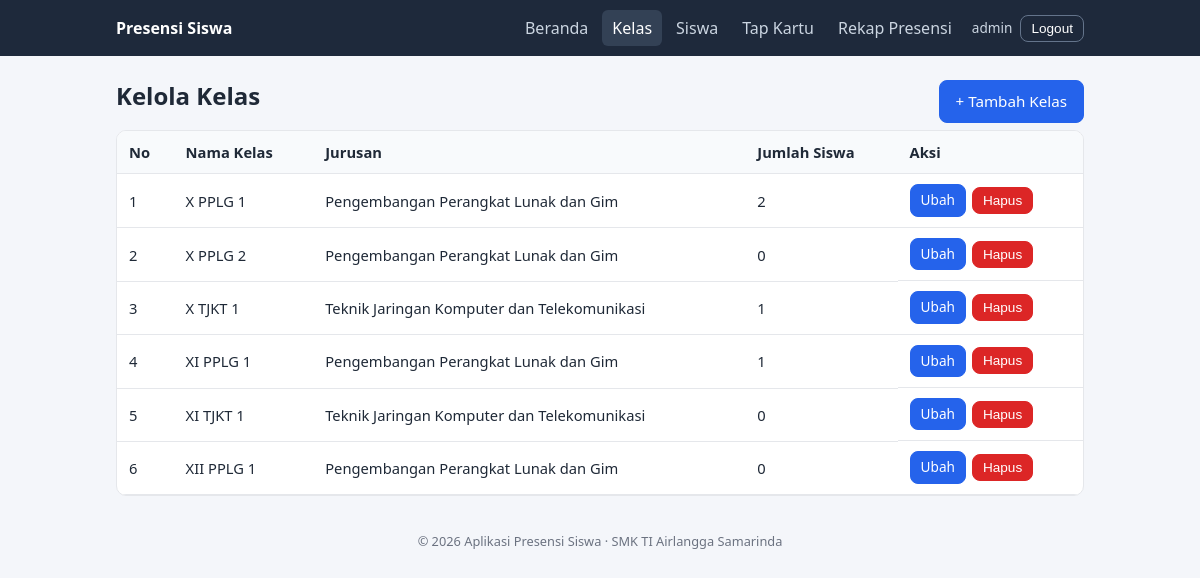
/kelas.php (signed in), run on the app's committed database.
### tables this page shows
CREATE TABLE kelas (
  id_kelas   INT AUTO_INCREMENT PRIMARY KEY,
  nama_kelas VARCHAR(20) NOT NULL UNIQUE,
  jurusan    VARCHAR(50) NOT NULL
);

### includes/bootstrap.php (called while the page is built, shortened)
<?php
spl_autoload_register(function (string $class): void {
    $file = __DIR__ . '/../classes/' . $class . '.php';
});
require_once __DIR__ . '/functions.php';

### config/config.php (called while the page is built)
<?php
return [
    'host' => '127.0.0.1',
    'port' => 3306,
    'name' => 'presensi_siswa',
    'user' => 'root',
    'pass' => '',
];

### classes/Database.php (called while the page is built, shortened)
<?php
class Database
{
    private static ?Database $instance = null;
    private PDO $pdo;
    private function __construct()
    {
        $c = require __DIR__ . '/../config/config.php';
        $dsn = "mysql:host={$c['host']};port={$c['port']};dbname={$c['name']};charset=utf8mb4";
        $this->pdo = new PDO($dsn, $c['user'], $c['pass'], [
            PDO::ATTR_ERRMODE            => PDO::ERRMODE_EXCEPTION,
            PDO::ATTR_DEFAULT_FETCH_MODE => PDO::FETCH_ASSOC,
            PDO::ATTR_EMULATE_PREPARES   => false,
            PDO::MYSQL_ATTR_INIT_COMMAND => "SET time_zone = '+08:00'",
        ]);
    }
    public static function getInstance(): Database
    {
        if (self::$instance === null) {
            try {
                self::$instance = new Database();
            } catch (PDOException $e) {
                http_response_code(500);
                exit('Koneksi database gagal. Pastikan MariaDB berjalan, schema.sql sudah diimpor, dan config/config.php benar.');
            }
        }
        return self::$instance;
    }
    public function getConnection(): PDO
    {
        return $this->pdo;
    }
}

### classes/BaseModel.php (called while the page is built, shortened)
<?php
abstract class BaseModel
{
    public function __construct()
    {
        $this->db = Database::getInstance()->getConnection();
    }
}

### classes/Kelas.php (called while the page is built, shortened)
<?php
class Kelas extends BaseModel
{
    public function getAll(): array
    {
        $sql = "SELECT k.id_kelas, k.nama_kelas, k.jurusan, COUNT(s.nisn) AS jumlah_siswa
                FROM kelas k
                LEFT JOIN siswa s ON s.id_kelas = k.id_kelas
                GROUP BY k.id_kelas, k.nama_kelas, k.jurusan
                ORDER BY k.nama_kelas";
        return $this->db->query($sql)->fetchAll();
    }
}

### includes/functions.php (called while the page is built, shortened)
<?php
function e(?string $value): string
{
    return htmlspecialchars((string) $value, ENT_QUOTES, 'UTF-8');
}

### kelas.php (the view, shortened to what this page needs)
<?php
require __DIR__ . '/includes/bootstrap.php';
$aksi   = $_GET['aksi'] ?? 'list';
$errors = [];
$form   = ['id_kelas' => '', 'nama_kelas' => '', 'jurusan' => ''];
require __DIR__ . '/includes/header.php';
?>
<?php if ($aksi === 'tambah' || $aksi === 'ubah'): ?>
    <h1><?= $aksi === 'tambah' ? 'Tambah Kelas' : 'Ubah Kelas' ?></h1>
    <form method="post" class="card" novalidate>
        <input type="hidden" name="do" value="simpan">
        <input type="hidden" name="id_kelas" value="<?= e($form['id_kelas']) ?>">
        <label for="nama_kelas">Nama Kelas</label>
        <input type="text" id="nama_kelas" name="nama_kelas" maxlength="20" value="<?= e($form['nama_kelas']) ?>">
        <?= fieldError($errors, 'nama_kelas') ?>
        <label for="jurusan">Jurusan</label>
        <input type="text" id="jurusan" name="jurusan" maxlength="50" value="<?= e($form['jurusan']) ?>">
        <?= fieldError($errors, 'jurusan') ?>
        <div class="actions">
            <button type="submit" class="btn">Simpan</button>
            <a href="kelas.php" class="btn btn-outline">Batal</a>
        </div>
    </form>
<?php else: $daftar = (new Kelas())->getAll(); ?>
    <div class="page-head">
        <h1>Kelola Kelas</h1>
        <a href="kelas.php?aksi=tambah" class="btn">+ Tambah Kelas</a>
    </div>
    <div class="table-wrap">
        <table>
            <thead><tr><th>No</th><th>Nama Kelas</th><th>Jurusan</th><th>Jumlah Siswa</th><th>Aksi</th></tr></thead>
            <tbody>
            <?php foreach ($daftar as $i => $k): ?>
                <tr>
                    <td><?= $i + 1 ?></td>
                    <td><?= e($k['nama_kelas']) ?></td>
                    <td><?= e($k['jurusan']) ?></td>
                    <td><?= (int) $k['jumlah_siswa'] ?></td>
                    <td class="aksi">
                        <a href="kelas.php?aksi=ubah&id=<?= (int) $k['id_kelas'] ?>" class="btn btn-small">Ubah</a>
                        <form method="post" onsubmit="return confirm('Hapus kelas ini?')">
                            <button type="submit" class="btn btn-small btn-danger">Hapus</button>
                        </form>
                    </td>
                </tr>
            <?php endforeach; ?>
            </tbody>
        </table>
    </div>
<?php endif; ?>
<?php require __DIR__ . '/includes/footer.php'; ?>

### assets/style.css (style rules this page uses)
:root { --bg:#f4f6fa;--card:#fff;--text:#1f2937;--muted:#6b7280;--primary:#2563eb;--danger:#dc2626;--ok:#16a34a;--border:#e5e7eb }
* { box-sizing:border-box }
body { margin:0;font-family:system-ui,-apple-system,"Segoe UI",Roboto,sans-serif;background:var(--bg);color:var(--text);line-height:1.5 }
h1 { font-size:1.5rem;margin:.4rem 0 1rem }
.btn { display:inline-block;background:var(--primary);color:#fff;border:1px solid var(--primary);padding:9px 16px;border-radius:8px;font-size:.95rem;cursor:pointer;text-decoration:none }
.btn-danger { background:var(--danger);border-color:var(--danger) }
.btn-small { padding:5px 10px;font-size:.85rem }
.page-head { display:flex;justify-content:space-between;align-items:center;gap:10px;flex-wrap:wrap }
.table-wrap { overflow-x:auto;background:var(--card);border:1px solid var(--border);border-radius:10px }
table { width:100%;border-collapse:collapse;min-width:560px }
th,td { padding:10px 12px;text-align:left;border-bottom:1px solid var(--border);font-size:.92rem }
th { background:#f8fafc }
td.aksi { display:flex;gap:6px;align-items:center }
td.aksi form { margin:0 }

### data on the page
kelas: nama_kelas "X PPLG 1", jurusan "Pengembangan Perangkat Lunak dan Gim", jumlah_siswa "2"
kelas: nama_kelas "X PPLG 2", jurusan "Pengembangan Perangkat Lunak dan Gim", jumlah_siswa "0"
kelas: nama_kelas "X TJKT 1", jurusan "Teknik Jaringan Komputer dan Telekomunikasi", jumlah_siswa "1"
kelas: nama_kelas "XI PPLG 1", jurusan "Pengembangan Perangkat Lunak dan Gim", jumlah_siswa "1"
kelas: nama_kelas "XI TJKT 1", jurusan "Teknik Jaringan Komputer dan Telekomunikasi", jumlah_siswa "0"
kelas: nama_kelas "XII PPLG 1", jurusan "Pengembangan Perangkat Lunak dan Gim", jumlah_siswa "0"

### other printed values
$label "Beranda"
$label "Kelas"
$label "Siswa"
$label "Tap Kartu"
$label "Rekap Presensi"
$_SESSION['username'] "admin"
